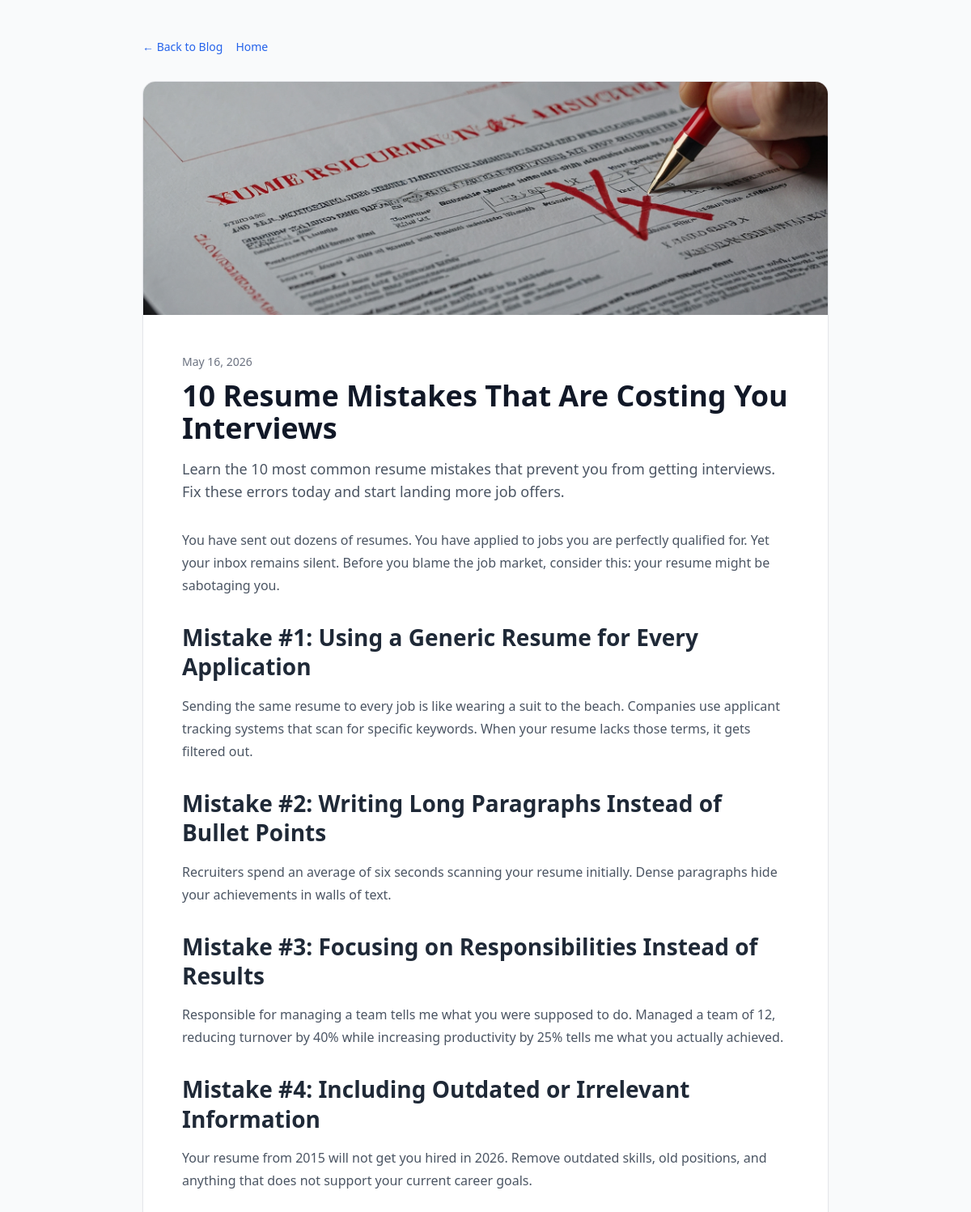
/blog/resume-mistakes.html, run on the app's committed database.
### tables this page shows
CREATE TABLE `blogs` (
  `id` int(11) NOT NULL AUTO_INCREMENT,
  `title` varchar(255) NOT NULL,
  `slug` varchar(255) DEFAULT NULL,
  `excerpt` mediumtext DEFAULT NULL,
  `content` longtext DEFAULT NULL,
  `featured_image` varchar(500) DEFAULT NULL,
  `status` enum('draft','published') DEFAULT 'draft',
  `author_id` int(11) DEFAULT NULL,
  `meta_title` varchar(255) DEFAULT NULL,
  `meta_description` mediumtext DEFAULT NULL,
  `meta_keywords` mediumtext DEFAULT NULL,
  `views` int(11) DEFAULT 0,
  `created_at` timestamp NULL DEFAULT CURRENT_TIMESTAMP,
  `updated_at` timestamp NULL DEFAULT CURRENT_TIMESTAMP ON UPDATE CURRENT_TIMESTAMP,
  PRIMARY KEY (`id`),
  UNIQUE KEY `slug` (`slug`),
  KEY `idx_status` (`status`),
  KEY `idx_author` (`author_id`),
  KEY `idx_created` (`created_at`)
);

### blog.php (the view, shortened to what this page needs)
<?php
require_once __DIR__ . '/config/database.php';
$slug = $_GET['slug'] ?? null;
if ($slug) {
    $stmt = $pdo->prepare("SELECT * FROM blogs WHERE slug = ? AND status = 'published' LIMIT 1");
    $stmt->execute([$slug]);
    $post = $stmt->fetch(PDO::FETCH_ASSOC);
    ?>
    <!DOCTYPE html>
    <html lang="en">
    <head>
        <script src="https://cdn.tailwindcss.com"></script>
    </head>
    <body class="bg-gray-50 text-gray-900">
        <div class="max-w-4xl mx-auto px-6 py-12">
            <div class="mb-8 flex gap-4 text-sm">
                <a href="/blog.html" class="text-blue-600 hover:underline">&larr; Back to Blog</a>
                <a href="/" class="text-blue-600 hover:underline">Home</a>
            </div>
            <article class="bg-white rounded-2xl shadow-sm border border-gray-200 overflow-hidden">
                <?php if (!empty($post['featured_image'])): ?>
                    <img src="<?php echo htmlspecialchars($post['featured_image']); ?>" alt="<?php echo htmlspecialchars($post['title']); ?>" class="w-full h-72 object-cover">
                <?php endif; ?>
                <div class="p-8 md:p-12">
                    <p class="text-sm text-gray-500 mb-3"><?php echo htmlspecialchars(date('F j, Y', strtotime($post['created_at']))); ?></p>
                    <h1 class="text-4xl font-bold text-gray-900 mb-4"><?php echo htmlspecialchars($post['title']); ?></h1>
                    <?php if (!empty($post['excerpt'])): ?>
                        <p class="text-lg text-gray-600 mb-8"><?php echo htmlspecialchars($post['excerpt']); ?></p>
                    <?php endif; ?>
                    <div class="prose prose-slate max-w-none"><?php echo $post['content']; ?></div>
                </div>
            </article>
        </div>
    </body>
    </html>
    <?php
    exit;
}
?>

### blog.php (style rules this page uses)
.prose h2 { font-size: 1.75rem; font-weight: 700; margin-top: 2rem; margin-bottom: 1rem; color: #1f2937; line-height: 1.3; }
.prose p { margin-bottom: 1.25rem; line-height: 1.75; color: #4b5563; }

### data on the page
blogs: featured_image (picture), created_at "May 16, 2026", title "10 Resume Mistakes That Are Costing You Interviews", excerpt "Learn the 10 most common resume mistakes that prevent you from getting interviews. Fix these errors today and start landing more job offers.", content "You have sent out dozens of resumes. You have applied to jobs you are perfectly qualified for. Yet your inbox remains silent. Before you blame the job market, consider this: your resume might be sabotaging you. Mistake #1: Using a Generic Resume for Every Application Sending the same resume to every job is like wearing a suit to the beach. Companies use applicant tracking systems that scan for specific keywords. When your resume lacks those terms, it gets filtered out. Mistake #2: Writing Long Paragraphs Instead of Bullet Points Recruiters spend an average of six seconds scanning your resume initially. Dense paragraphs hide your achievements in walls of text. Mistake #3: Focusing on…"
